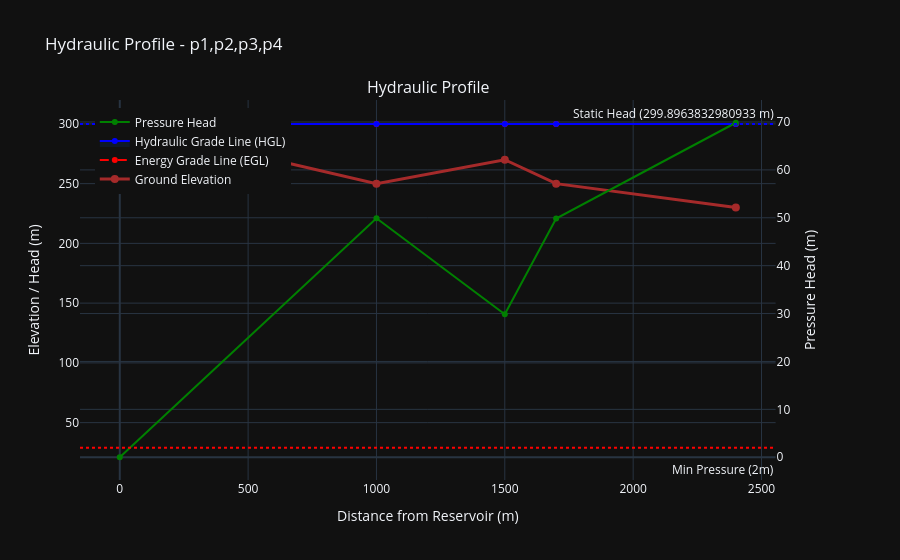
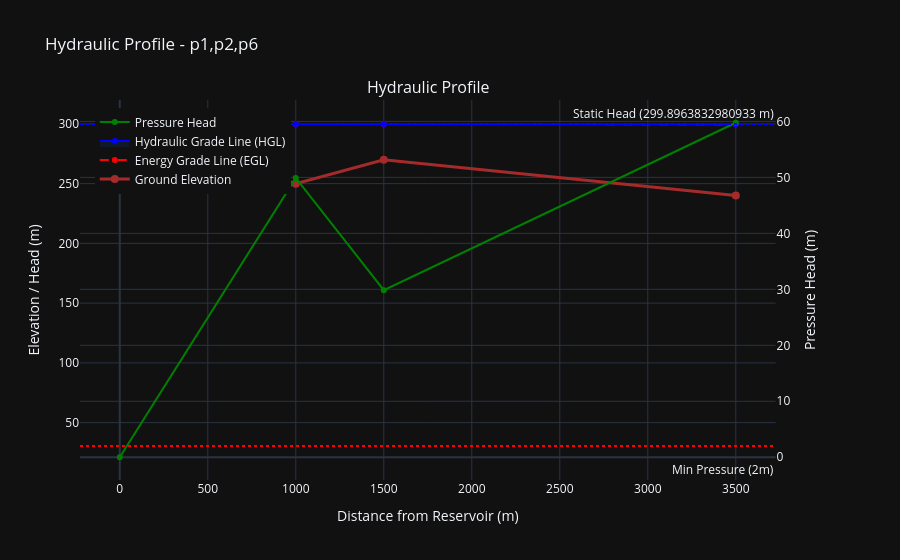
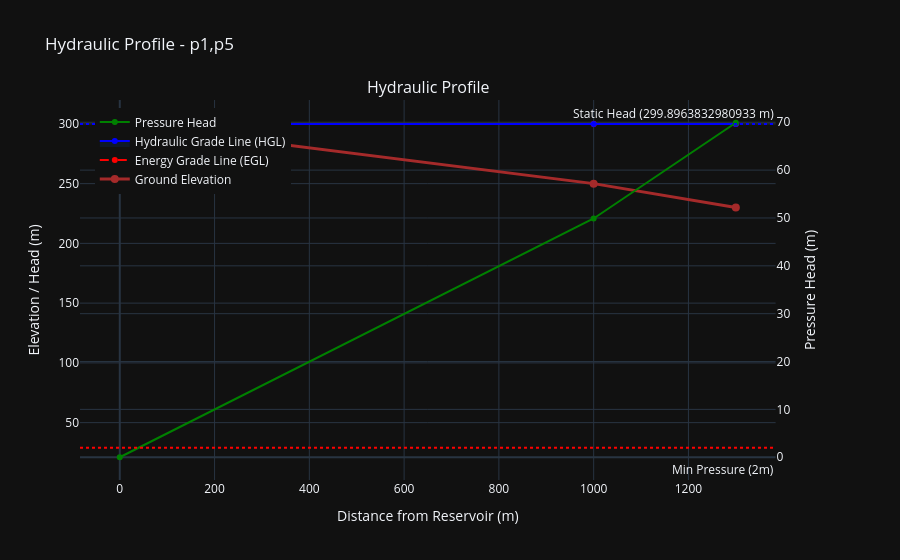
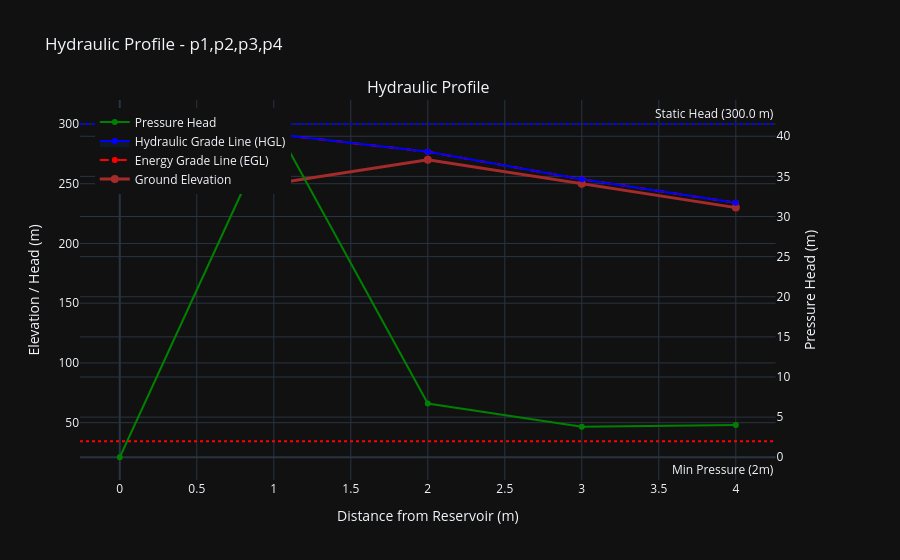

Write notebook code for charts like these, in order.
### Code cell
from branch_calculation.optimizer import classic_optimal_diameter_optimization
from branch_calculation.plots import plot_branches


(print('=== Classic Optimization for optimal diameter  ==='))
# perform classic optimization
results = classic_optimal_diameter_optimization(net, pipe_prices, minimum_pressure_constraint = 2)
print('The available keys in results are:')
print(results.keys())
plot_branches(results['results_branch'], minimum_pressure_constraint=2)

(print('Here are the available keys in results through "classic_optimal_diameter_optimization" function:'))

for key, value in results.items():
    if isinstance(value, pd.DataFrame):
        print(f"{key}:\n{value}\n")
    else:
        print(f"{key}: {value}")

### Figure 1 — Plotly figure (JSON) as saved in the notebook; plotly's stock layout.template omitted (floating-point values rounded to 4 significant figures)
{"data": [{"line": {"color": "brown", "width": 3}, "marker": {"size": 8}, "mode": "lines+markers", "name": "Ground Elevation", "type": "scatter", "x": [0, 1000, 1500, 1700, 2400], "xaxis": "x", "y": [299.9, 250.0, 270.0, 250.0, 230.0], "yaxis": "y"}, {"line": {"color": "red", "dash": "dash", "width": 2}, "marker": {"size": 6}, "mode": "lines+markers", "name": "Energy Grade Line (EGL)", "type": "scatter", "x": [0, 1000, 1500, 1700, 2400], "xaxis": "x", "y": [299.9, 299.9, 299.9, 299.8, 299.8], "yaxis": "y"}, {"fill": "tonexty", "fillcolor": "rgba(0,100,255,0.1)", "line": {"color": "blue", "width": 2}, "marker": {"size": 6}, "mode": "lines+markers", "name": "Hydraulic Grade Line (HGL)", "type": "scatter", "x": [0, 1000, 1500, 1700, 2400], "xaxis": "x", "y": [299.9, 299.9, 299.9, 299.8, 299.8], "yaxis": "y"}, {"line": {"color": "green", "width": 2}, "marker": {"size": 6}, "mode": "lines+markers", "name": "Pressure Head", "type": "scatter", "x": [0, 1000, 1500, 1700, 2400], "xaxis": "x", "y": [0.0, 49.9, 29.85, 49.85, 69.84], "yaxis": "y2"}], "layout": {"annotations": [{"font": {"size": 16}, "showarrow": false, "text": "Hydraulic Profile", "x": 0.47, "xanchor": "center", "xref": "paper", "y": 1, "yanchor": "bottom", "yref": "paper"}, {"showarrow": false, "text": "Min Pressure (2m)", "x": 1, "xanchor": "right", "xref": "x domain", "y": 2, "yanchor": "bottom", "yref": "y"}, {"showarrow": false, "text": "Static Head (299.8963832980933 m)", "x": 1, "xanchor": "right", "xref": "x domain", "y": 299.9, "yanchor": "bottom", "yref": "y"}], "hovermode": "x unified", "legend": {"x": 0.02, "y": 0.98}, "shapes": [{"line": {"color": "red", "dash": "dot"}, "type": "line", "x0": 0, "x1": 1, "xref": "x domain", "y0": 2, "y1": 2, "yref": "y2"}, {"line": {"color": "blue", "dash": "dot"}, "type": "line", "x0": 0, "x1": 1, "xref": "x domain", "y0": 299.9, "y1": 299.9, "yref": "y"}], "title": {"text": "Hydraulic Profile - p1,p2,p3,p4"}, "xaxis": {"anchor": "y", "domain": [0, 0.94], "title": {"text": "Distance from Reservoir (m)"}}, "yaxis": {"anchor": "x", "domain": [0, 1], "title": {"text": "Elevation / Head (m)"}}, "yaxis2": {"anchor": "x", "overlaying": "y", "side": "right", "title": {"text": "Pressure Head (m)"}}}}

### Figure 2 — Plotly figure (JSON) as saved in the notebook; plotly's stock layout.template omitted (floating-point values rounded to 4 significant figures)
{"data": [{"line": {"color": "brown", "width": 3}, "marker": {"size": 8}, "mode": "lines+markers", "name": "Ground Elevation", "type": "scatter", "x": [0, 1000, 1500, 3500], "xaxis": "x", "y": [299.9, 250.0, 270.0, 240.0], "yaxis": "y"}, {"line": {"color": "red", "dash": "dash", "width": 2}, "marker": {"size": 6}, "mode": "lines+markers", "name": "Energy Grade Line (EGL)", "type": "scatter", "x": [0, 1000, 1500, 3500], "xaxis": "x", "y": [299.9, 299.9, 299.9, 299.8], "yaxis": "y"}, {"fill": "tonexty", "fillcolor": "rgba(0,100,255,0.1)", "line": {"color": "blue", "width": 2}, "marker": {"size": 6}, "mode": "lines+markers", "name": "Hydraulic Grade Line (HGL)", "type": "scatter", "x": [0, 1000, 1500, 3500], "xaxis": "x", "y": [299.9, 299.9, 299.9, 299.8], "yaxis": "y"}, {"line": {"color": "green", "width": 2}, "marker": {"size": 6}, "mode": "lines+markers", "name": "Pressure Head", "type": "scatter", "x": [0, 1000, 1500, 3500], "xaxis": "x", "y": [0.0, 49.9, 29.85, 59.76], "yaxis": "y2"}], "layout": {"annotations": [{"font": {"size": 16}, "showarrow": false, "text": "Hydraulic Profile", "x": 0.47, "xanchor": "center", "xref": "paper", "y": 1, "yanchor": "bottom", "yref": "paper"}, {"showarrow": false, "text": "Min Pressure (2m)", "x": 1, "xanchor": "right", "xref": "x domain", "y": 2, "yanchor": "bottom", "yref": "y"}, {"showarrow": false, "text": "Static Head (299.8963832980933 m)", "x": 1, "xanchor": "right", "xref": "x domain", "y": 299.9, "yanchor": "bottom", "yref": "y"}], "hovermode": "x unified", "legend": {"x": 0.02, "y": 0.98}, "shapes": [{"line": {"color": "red", "dash": "dot"}, "type": "line", "x0": 0, "x1": 1, "xref": "x domain", "y0": 2, "y1": 2, "yref": "y2"}, {"line": {"color": "blue", "dash": "dot"}, "type": "line", "x0": 0, "x1": 1, "xref": "x domain", "y0": 299.9, "y1": 299.9, "yref": "y"}], "title": {"text": "Hydraulic Profile - p1,p2,p6"}, "xaxis": {"anchor": "y", "domain": [0, 0.94], "title": {"text": "Distance from Reservoir (m)"}}, "yaxis": {"anchor": "x", "domain": [0, 1], "title": {"text": "Elevation / Head (m)"}}, "yaxis2": {"anchor": "x", "overlaying": "y", "side": "right", "title": {"text": "Pressure Head (m)"}}}}

### Figure 3 — Plotly figure (JSON) as saved in the notebook; plotly's stock layout.template omitted (floating-point values rounded to 4 significant figures)
{"data": [{"line": {"color": "brown", "width": 3}, "marker": {"size": 8}, "mode": "lines+markers", "name": "Ground Elevation", "type": "scatter", "x": [0, 1000, 1300], "xaxis": "x", "y": [299.9, 250.0, 230.0], "yaxis": "y"}, {"line": {"color": "red", "dash": "dash", "width": 2}, "marker": {"size": 6}, "mode": "lines+markers", "name": "Energy Grade Line (EGL)", "type": "scatter", "x": [0, 1000, 1300], "xaxis": "x", "y": [299.9, 299.9, 299.9], "yaxis": "y"}, {"fill": "tonexty", "fillcolor": "rgba(0,100,255,0.1)", "line": {"color": "blue", "width": 2}, "marker": {"size": 6}, "mode": "lines+markers", "name": "Hydraulic Grade Line (HGL)", "type": "scatter", "x": [0, 1000, 1300], "xaxis": "x", "y": [299.9, 299.9, 299.9], "yaxis": "y"}, {"line": {"color": "green", "width": 2}, "marker": {"size": 6}, "mode": "lines+markers", "name": "Pressure Head", "type": "scatter", "x": [0, 1000, 1300], "xaxis": "x", "y": [0.0, 49.9, 69.9], "yaxis": "y2"}], "layout": {"annotations": [{"font": {"size": 16}, "showarrow": false, "text": "Hydraulic Profile", "x": 0.47, "xanchor": "center", "xref": "paper", "y": 1, "yanchor": "bottom", "yref": "paper"}, {"showarrow": false, "text": "Min Pressure (2m)", "x": 1, "xanchor": "right", "xref": "x domain", "y": 2, "yanchor": "bottom", "yref": "y"}, {"showarrow": false, "text": "Static Head (299.8963832980933 m)", "x": 1, "xanchor": "right", "xref": "x domain", "y": 299.9, "yanchor": "bottom", "yref": "y"}], "hovermode": "x unified", "legend": {"x": 0.02, "y": 0.98}, "shapes": [{"line": {"color": "red", "dash": "dot"}, "type": "line", "x0": 0, "x1": 1, "xref": "x domain", "y0": 2, "y1": 2, "yref": "y2"}, {"line": {"color": "blue", "dash": "dot"}, "type": "line", "x0": 0, "x1": 1, "xref": "x domain", "y0": 299.9, "y1": 299.9, "yref": "y"}], "title": {"text": "Hydraulic Profile - p1,p5"}, "xaxis": {"anchor": "y", "domain": [0, 0.94], "title": {"text": "Distance from Reservoir (m)"}}, "yaxis": {"anchor": "x", "domain": [0, 1], "title": {"text": "Elevation / Head (m)"}}, "yaxis2": {"anchor": "x", "overlaying": "y", "side": "right", "title": {"text": "Pressure Head (m)"}}}}

### Figure 4 — Plotly figure (JSON) as saved in the notebook; plotly's stock layout.template omitted (floating-point values rounded to 4 significant figures)
{"data": [{"line": {"color": "brown", "width": 3}, "marker": {"size": 8}, "mode": "lines+markers", "name": "Ground Elevation", "type": "scatter", "x": [0.0, 1.0, 2.0, 3.0, 4.0], "xaxis": "x", "y": [300.0, 250.0, 270.0, 250.0, 230.0], "yaxis": "y"}, {"line": {"color": "red", "dash": "dash", "width": 2}, "marker": {"size": 6}, "mode": "lines+markers", "name": "Energy Grade Line (EGL)", "type": "scatter", "x": [0.0, 1.0, 2.0, 3.0, 4.0], "xaxis": "x", "y": [300.0, 291.7, 276.7, 253.8, 234.0], "yaxis": "y"}, {"fill": "tonexty", "fillcolor": "rgba(0,100,255,0.1)", "line": {"color": "blue", "width": 2}, "marker": {"size": 6}, "mode": "lines+markers", "name": "Hydraulic Grade Line (HGL)", "type": "scatter", "x": [0.0, 1.0, 2.0, 3.0, 4.0], "xaxis": "x", "y": [300.0, 291.7, 276.7, 253.8, 234.0], "yaxis": "y"}, {"line": {"color": "green", "width": 2}, "marker": {"size": 6}, "mode": "lines+markers", "name": "Pressure Head", "type": "scatter", "x": [0.0, 1.0, 2.0, 3.0, 4.0], "xaxis": "x", "y": [0.0, 41.68, 6.702, 3.787, 4.032], "yaxis": "y2"}], "layout": {"annotations": [{"font": {"size": 16}, "showarrow": false, "text": "Hydraulic Profile", "x": 0.47, "xanchor": "center", "xref": "paper", "y": 1, "yanchor": "bottom", "yref": "paper"}, {"showarrow": false, "text": "Min Pressure (2m)", "x": 1, "xanchor": "right", "xref": "x domain", "y": 2, "yanchor": "bottom", "yref": "y"}, {"showarrow": false, "text": "Static Head (300.0 m)", "x": 1, "xanchor": "right", "xref": "x domain", "y": 300, "yanchor": "bottom", "yref": "y"}], "hovermode": "x unified", "legend": {"x": 0.02, "y": 0.98}, "shapes": [{"line": {"color": "red", "dash": "dot"}, "type": "line", "x0": 0, "x1": 1, "xref": "x domain", "y0": 2, "y1": 2, "yref": "y2"}, {"line": {"color": "blue", "dash": "dot"}, "type": "line", "x0": 0, "x1": 1, "xref": "x domain", "y0": 300, "y1": 300, "yref": "y"}], "title": {"text": "Hydraulic Profile - p1,p2,p3,p4"}, "xaxis": {"anchor": "y", "domain": [0, 0.94], "title": {"text": "Distance from Reservoir (m)"}}, "yaxis": {"anchor": "x", "domain": [0, 1], "title": {"text": "Elevation / Head (m)"}}, "yaxis2": {"anchor": "x", "overlaying": "y", "side": "right", "title": {"text": "Pressure Head (m)"}}}}
